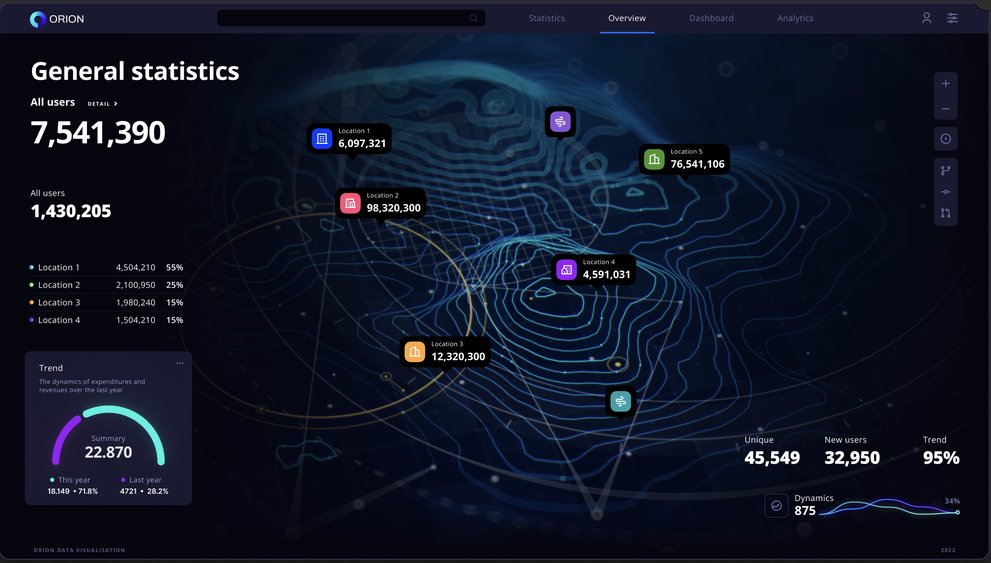
#> input picture scripts/target_design.png, 991 x 563 px, shrunk from 2074 x 1178 before the run
$ python color_analysis.py
#> lines starting #> are read from the running program, lines starting #| are printed output that depends on the picture; after the words box and inside, x2 and y2 are one past the last pixel; in counts of white or black regions, pixels touching at a corner belong together
#!/usr/bin/env python3
"""
Color Analysis Script for Terrain Background SVG Implementation
Step 1.1: Extract color palette from target_design.png
"""

import cv2
import numpy as np
from PIL import Image
import json
from collections import Counter
from sklearn.cluster import KMeans
import matplotlib.pyplot as plt
import os

def rgb_to_hex(rgb):
    """Convert RGB values to hex color code"""
    return "#{:02x}{:02x}{:02x}".format(int(rgb[0]), int(rgb[1]), int(rgb[2]))

def extract_dominant_colors(image_path, n_colors=10):
    """Extract dominant colors using K-means clustering"""
    # Load image
    image = cv2.imread(image_path)
    image = cv2.cvtColor(image, cv2.COLOR_BGR2RGB)

    # Reshape image to be a list of pixels
    pixels = image.reshape((-1, 3))

    # Apply K-means clustering
    kmeans = KMeans(n_clusters=n_colors, random_state=42, n_init=10)
    kmeans.fit(pixels)

    # Get the colors and their percentages
    colors = kmeans.cluster_centers_
    labels = kmeans.labels_

    # Count occurrences of each cluster
    counts = Counter(labels)
    total_pixels = len(labels)

    # Create results
    color_info = []
    for i, color in enumerate(colors):
        percentage = (counts[i] / total_pixels) * 100
        color_info.append({
            'rgb': color.tolist(),
            'hex': rgb_to_hex(color),
            'percentage': percentage
        })

    # Sort by percentage (most dominant first)
    color_info.sort(key=lambda x: x['percentage'], reverse=True)

    return color_info

def analyze_blue_contours(image_path):
    """Analyze blue contour lines specifically"""
    image = cv2.imread(image_path)
    hsv = cv2.cvtColor(image, cv2.COLOR_BGR2HSV)

    # Define range for blue colors in HSV
    # Blue hue range is approximately 100-130 in OpenCV HSV
    lower_blue = np.array([100, 50, 50])
    upper_blue = np.array([130, 255, 255])

    # Create mask for blue areas
    blue_mask = cv2.inRange(hsv, lower_blue, upper_blue)

    # Extract blue pixels
    blue_pixels = image[blue_mask > 0]

    if len(blue_pixels) > 0:
        # Convert to RGB
        blue_pixels_rgb = cv2.cvtColor(blue_pixels.reshape(-1, 1, 3), cv2.COLOR_BGR2RGB).reshape(-1, 3)

        # Cluster blue variations
        if len(blue_pixels_rgb) > 5:
            kmeans_blue = KMeans(n_clusters=min(5, len(blue_pixels_rgb)), random_state=42, n_init=10)
            kmeans_blue.fit(blue_pixels_rgb)
            blue_variations = kmeans_blue.cluster_centers_

            blue_info = []
            for color in blue_variations:
                blue_info.append({
                    'rgb': color.tolist(),
                    'hex': rgb_to_hex(color)
                })
            return blue_info

    return []

def identify_background_color(color_info):
    """Identify the background color (likely the most dominant dark color)"""
    # Look for the most dominant color that's dark (low brightness)
    for color in color_info:
        rgb = color['rgb']
        brightness = sum(rgb) / 3
        if brightness < 50 and color['percentage'] > 10:  # Dark and significant
            return color

    # Fallback to most dominant color
    return color_info[0] if color_info else None

def create_color_constants(color_info, blue_contours, background_color):
    """Create TypeScript color constants for the implementation"""

    constants = {
        'BACKGROUND_COLOR': background_color['hex'] if background_color else '#000000',
        'DOMINANT_COLORS': [color['hex'] for color in color_info[:5]],
        'BLUE_CONTOUR_VARIATIONS': [blue['hex'] for blue in blue_contours],
        'COLOR_PALETTE': {
            'background': background_color['hex'] if background_color else '#000000',
            'primary_blue': blue_contours[0]['hex'] if blue_contours else '#0080ff',
            'secondary_blue': blue_contours[1]['hex'] if len(blue_contours) > 1 else '#004080',
            'accent_blue': blue_contours[2]['hex'] if len(blue_contours) > 2 else '#00a0ff',
        }
    }

    return constants

def save_analysis_results(results, output_file='color_analysis_results.json'):
    """Save analysis results to JSON file"""
    with open(output_file, 'w') as f:
        json.dump(results, f, indent=2)

def create_color_swatch_visualization(color_info, blue_contours, output_file='color_swatch.png'):
    """Create a visual color swatch for verification"""
    fig, (ax1, ax2) = plt.subplots(2, 1, figsize=(12, 8))

    # Dominant colors swatch
    ax1.set_title('Dominant Colors from Image')
    colors_for_plot = [color['hex'] for color in color_info[:10]]
    percentages = [color['percentage'] for color in color_info[:10]]

    bars1 = ax1.barh(range(len(colors_for_plot)), percentages, color=colors_for_plot)
    ax1.set_yticks(range(len(colors_for_plot)))
    ax1.set_yticklabels([f"{color['hex']} ({color['percentage']:.1f}%)"
                        for color in color_info[:10]])
    ax1.set_xlabel('Percentage')

    # Blue contour colors
    if blue_contours:
        ax2.set_title('Blue Contour Variations')
        blue_colors = [blue['hex'] for blue in blue_contours]
        bars2 = ax2.barh(range(len(blue_colors)), [1] * len(blue_colors), color=blue_colors)
        ax2.set_yticks(range(len(blue_colors)))
        ax2.set_yticklabels([blue['hex'] for blue in blue_contours])
        ax2.set_xlabel('Blue Variations')
    else:
        ax2.text(0.5, 0.5, 'No blue contours detected', ha='center', va='center', transform=ax2.transAxes)

    plt.tight_layout()
    plt.savefig(output_file, dpi=150, bbox_inches='tight')
    plt.close()

def main():
    """Main analysis function"""
    image_path = 'target_design.png'

    if not os.path.exists(image_path):
        print(f"Error: {image_path} not found")
        return

    print("Starting color analysis...")

    # Extract dominant colors
    print("Extracting dominant colors...")
    color_info = extract_dominant_colors(image_path, n_colors=15)
#> in extract_dominant_colors, image is the input picture: shape (563, 991, 3); mean B, G, R 38, 21.6, 15.3

    # Analyze blue contours
    print("Analyzing blue contour variations...")
    blue_contours = analyze_blue_contours(image_path)
#> in analyze_blue_contours, `hsv = cv2.cvtColor(image, cv2.COLOR_BGR2HSV)`: hsv: shape (563, 991, 3); mean H, S, V 110.7, 168.5, 38.3
#> in analyze_blue_contours, `blue_mask = cv2.inRange(hsv, lower_blue, upper_blue)`:
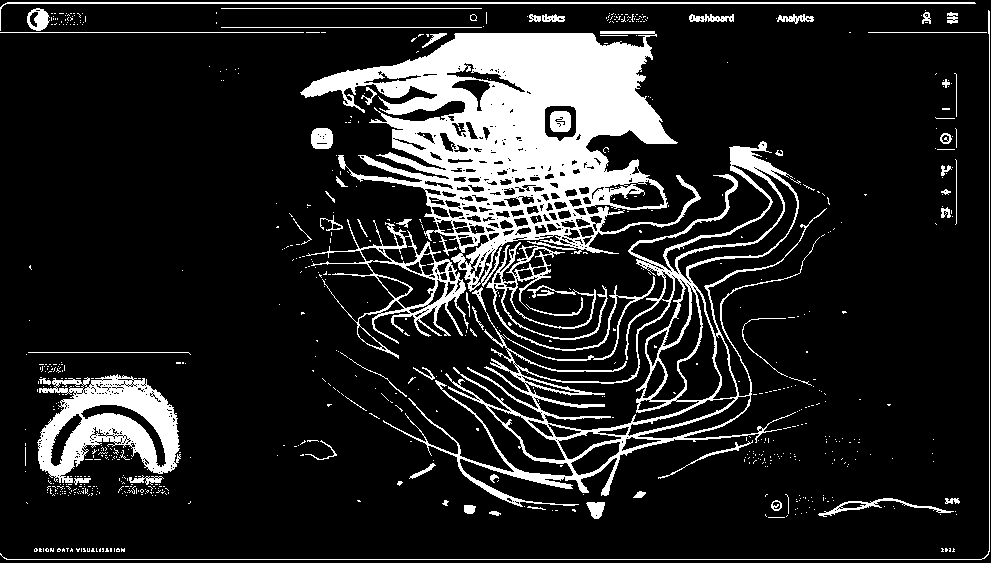
#> blue_mask: shape (563, 991); 14.6% white; 714 white regions (645 under 20 px), largest, box (x1, y1, x2, y2) and area: (300, 31, 701, 292) 41650, (383, 141, 827, 507) 14152, (37, 374, 181, 483) 7949
#> in analyze_blue_contours, `blue_variations = kmeans_blue.cluster_centers_`: blue_variations = [[16.13, 28.83, 56.75], [50.92, 88.64, 125.6], [27.62, 45.08, 70.14], [83, 91.94, 224.3], [30.12, 61.33, 94.03]]
#> the loop in analyze_blue_contours, `for color in blue_variations:` made 5 passes
#> after the loop in analyze_blue_contours, `for color in blue_variations:`: blue_info = 5 items
#> blue_contours = 5 items

    # Identify background
    print("Identifying background color...")
    background_color = identify_background_color(color_info)

    # Create constants
    print("Creating color constants...")
    constants = create_color_constants(color_info, blue_contours, background_color)
#> constants = 4 items

    # Prepare results
    results = {
        'dominant_colors': color_info,
        'blue_contour_variations': blue_contours,
        'background_color': background_color,
        'typescript_constants': constants,
        'analysis_summary': {
            'total_colors_found': len(color_info),
            'blue_variations_found': len(blue_contours),
            'background_identified': background_color is not None
        }
    }

    # Save results
    print("Saving analysis results...")
    save_analysis_results(results, 'color_analysis_results.json')

    # Create visualization
    print("Creating color swatch visualization...")
    create_color_swatch_visualization(color_info, blue_contours, 'color_swatch.png')
#> in create_color_swatch_visualization, `colors_for_plot = [color['hex'] for color in color_info[:10]]`: colors_for_plot = ['#04050f', '#060b1b', '#081226', '#181a2f', '#0d203d', '#183654', '#2c303c', '#2a5070', '#f5f5f5', '#676d6b']
#> in create_color_swatch_visualization, `percentages = [color['percentage'] for color in color_info[:10]]`: percentages = [34.13, 22.91, 16.11, 10.75, 5.57, 3.39, 2.38, 1.76, 0.842, 0.644]
#> in create_color_swatch_visualization, `bars1 = ax1.barh(range(len(colors_for_plot)), percentages, color=color..`: bars1 = 10 items
#> in create_color_swatch_visualization, `blue_colors = [blue['hex'] for blue in blue_contours]`: blue_colors = ['#101c38', '#32587d', '#1b2d46', '#525be0', '#1e3d5e']
#> in create_color_swatch_visualization, `bars2 = ax2.barh(range(len(blue_colors)), [1] * len(blue_colors), colo..`: bars2 = 5 items
#> in create_color_swatch_visualization, `plt.savefig(output_file, dpi=150, bbox_inches='tight')`:
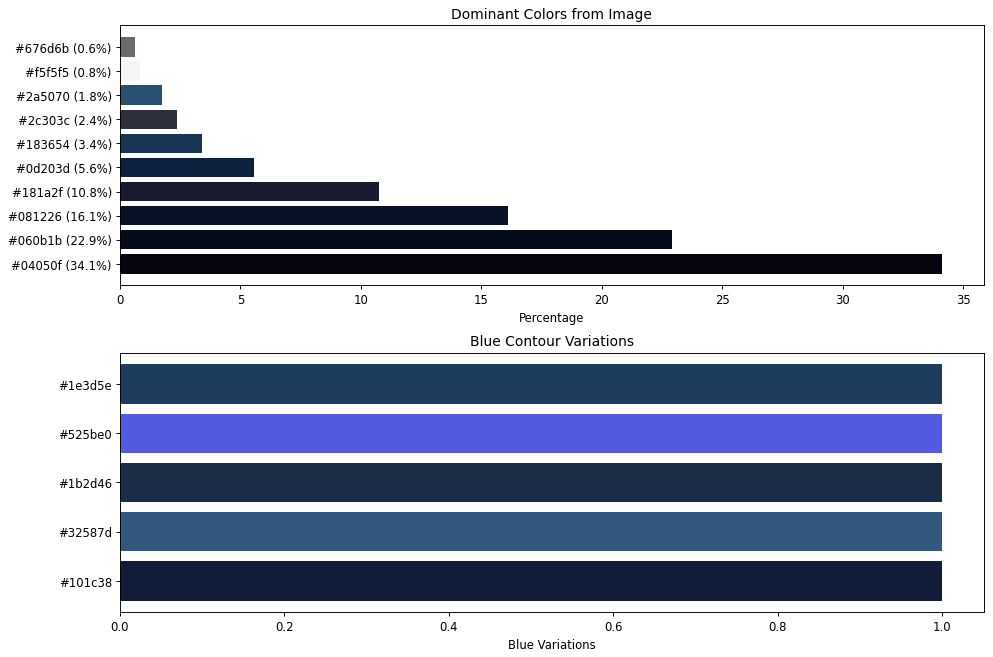
#> figure drawn by matplotlib, 2 panels

    # Print summary
    print("\n" + "="*50)
    print("COLOR ANALYSIS SUMMARY")
    print("="*50)
    print(f"Background Color: {background_color['hex'] if background_color else 'Not identified'}")
    print(f"Total Dominant Colors: {len(color_info)}")
#| Total Dominant Colors: 15
    print(f"Blue Contour Variations: {len(blue_contours)}")
#| Blue Contour Variations: 5

    print("\nTop 5 Dominant Colors:")
    for i, color in enumerate(color_info[:5]):
        print(f"  {i+1}. {color['hex']} ({color['percentage']:.1f}%)")
#> this loop made 5 passes
#|   1. #04050f (34.1%)
#|   2. #060b1b (22.9%)
#|   3. #081226 (16.1%)
#|   4. #181a2f (10.8%)
#|   5. #0d203d (5.6%)

    if blue_contours:
        print("\nBlue Contour Colors:")
        for i, blue in enumerate(blue_contours):
            print(f"  {i+1}. {blue['hex']}")
#> this loop made 5 passes
#> blue on passes 1 to 5: {'rgb': [16.13, 28.83, 56.75], 'hex': '#101c38'}, {'rgb': [50.92, 88.64, 125.6], 'hex': '#32587d'}, {'rgb': [27.62, 45.08, 70.14], 'hex': '#1b2d46'}, {'rgb': [83, 91.94, 224.3], 'hex': '#525be0'}, {'rgb': [30.12, 61.33, 94.03], 'hex': '#1e3d5e'}
#|   1. #101c38
#|   2. #32587d
#|   3. #1b2d46
#|   4. #525be0
#|   5. #1e3d5e

    print(f"\nResults saved to: color_analysis_results.json")
    print(f"Color swatch saved to: color_swatch.png")
    print("\nStep 1.1 QA Checkpoint:")
    print("✓ Color extraction completed")
    print("✓ Blue contour analysis completed")
    print("✓ Background color identified" if background_color else "⚠ Background color needs manual verification")
    print("✓ TypeScript constants generated")
    print("✓ Visual validation files created")

if __name__ == "__main__":
    main()

$ run again, with scripts/layer_isolation_accent_elements.png copied over scripts/target_design.png
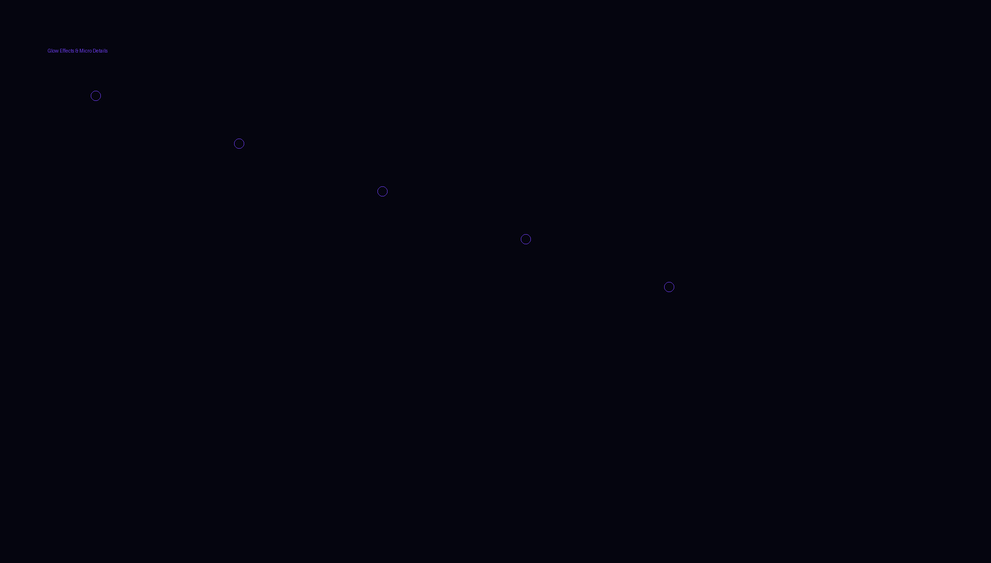
#> input picture scripts/layer_isolation_accent_elements.png, 991 x 563 px, shrunk from 2074 x 1178 before the run
#> in extract_dominant_colors, image is the input picture: shape (563, 991, 3); mean B, G, R 15.1, 5, 5
#> hsv: shape (563, 991, 3); mean H, S, V 120, 170, 15.1
#> blue_mask: shape (563, 991); 0.07% white in thin lines or dots, all inside (x1, y1, x2, y2) = (47, 48, 675, 293)
#> blue_pixels = 392 rows, first 8: [72, 19, 31], [56, 15, 24], [71, 19, 30], [59, 16, 25], [59, 16, 25], [51, 14, 22], [64, 17, 27], [50, 14, 21]
#> blue_pixels_rgb = 392 rows, first 8: [31, 19, 72], [24, 15, 56], [30, 19, 71], [25, 16, 59], [25, 16, 59], [22, 14, 51], [27, 17, 64], [21, 14, 50]
#> blue_variations = [[24.69, 15.59, 57.64], [42.93, 25.52, 97.63], [62.19, 35.9, 139.7], [33.7, 20.5, 77.45], [51.35, 30, 116]]
#> the loop in analyze_blue_contours, `for color in blue_variations:` made 5 passes
#> after the loop in analyze_blue_contours, `for color in blue_variations:`: blue_info = 5 items
#> constants = 4 items
#> colors_for_plot = ['#05040f', '#060511', '#000102', '#020309', '#160e34', '#20134b', '#331e74', '#2e1b68', '#0a081b', '#251655']
#> percentages = [99.81, 0.0401, 0.0337, 0.0296, 0.0131, 0.0109, 0.0106, 0.0102, 0.01, 0.00807]
#> bars1 = 10 items
#> blue_colors = ['#180f39', '#2a1961', '#3e238b', '#21144d', '#331d73']
#> bars2 = 5 items
#> in create_color_swatch_visualization, `plt.savefig(output_file, dpi=150, bbox_inches='tight')`:
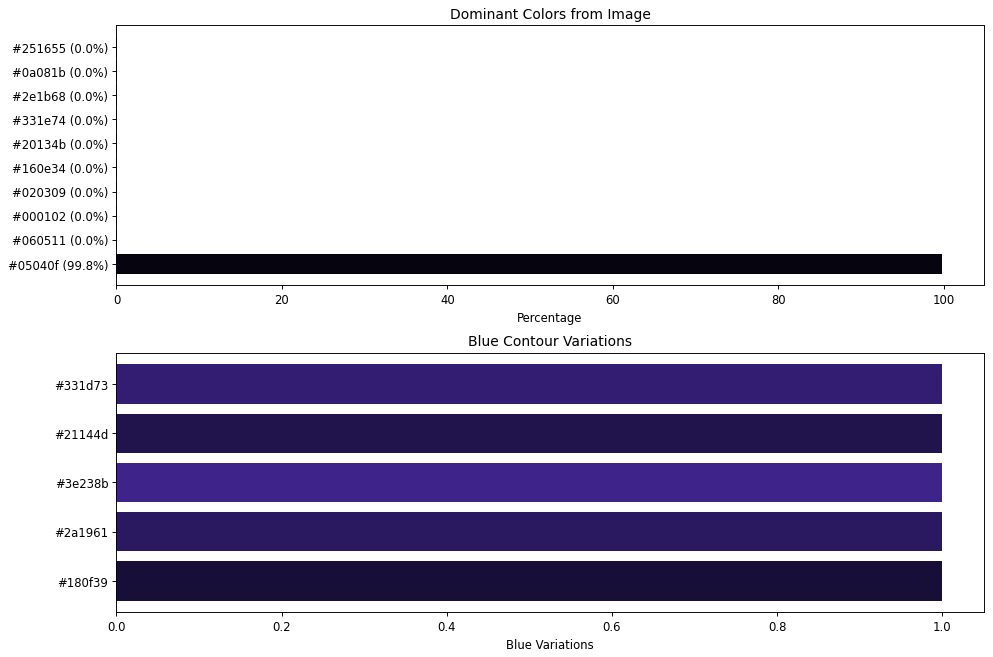
#> figure drawn by matplotlib, 2 panels
#| Total Dominant Colors: 15
#| Blue Contour Variations: 5
#> the loop in main, `for i, color in enumerate(color_info[:5]):` made 5 passes
#> color on pass 1: {'rgb': [5, 5, 15], 'hex': '#05040f', 'percentage': 99.81}
#> (printed output is left out)
#> the loop in main, `for i, blue in enumerate(blue_contours):` made 5 passes
#> blue on passes 1 to 5: {'rgb': [24.69, 15.59, 57.64], 'hex': '#180f39'}, {'rgb': [42.93, 25.52, 97.63], 'hex': '#2a1961'}, {'rgb': [62.19, 35.9, 139.7], 'hex': '#3e238b'}, {'rgb': [33.7, 20.5, 77.45], 'hex': '#21144d'}, {'rgb': [51.35, 30, 116], 'hex': '#331d73'}
#> (printed output is left out)
